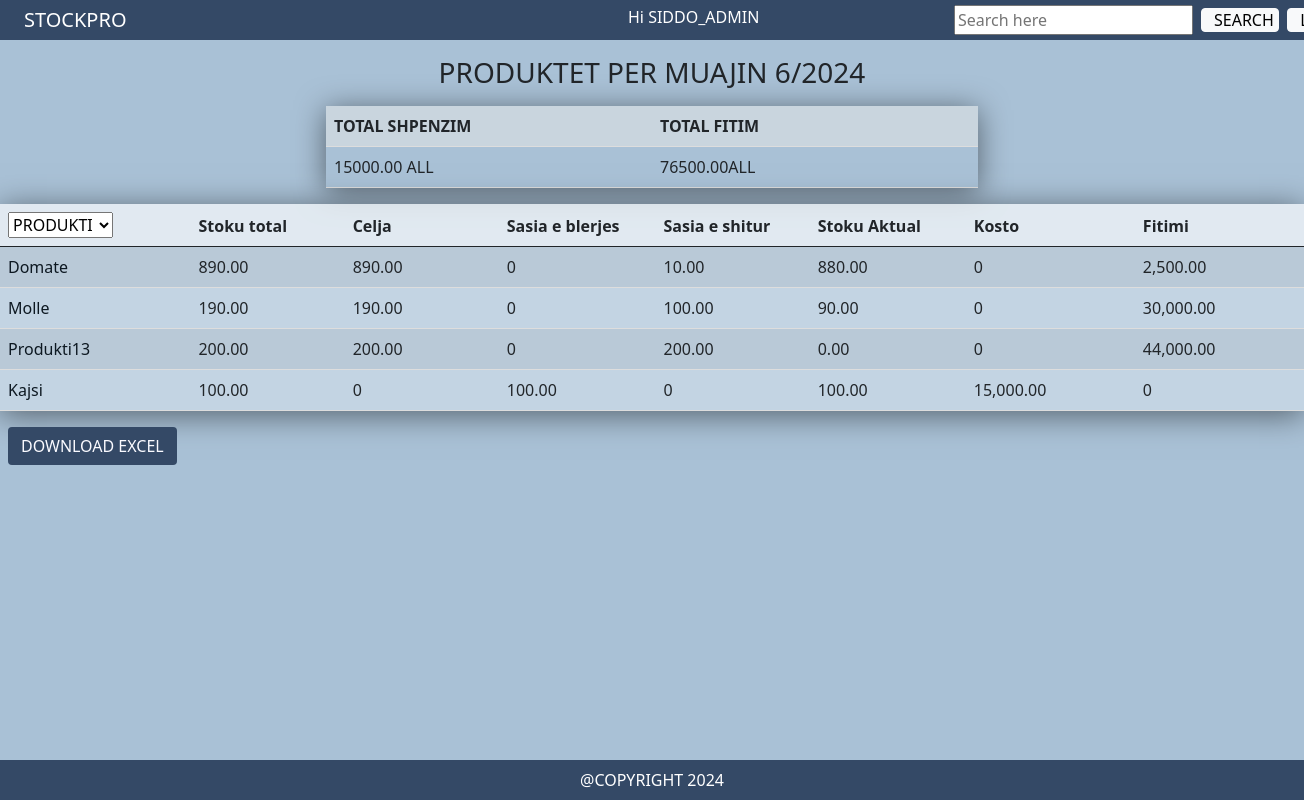
/product_list_current_month/ (signed in), run on the app's committed database.
### product/models.py (models this page shows, shortened)
class Product (models.Model):
    UNIT_CHOICES = [
        ('kg', 'Kilogram'),
        ('g', 'Gram'),
        ('L', 'Liter'),
        ('ml', 'Milliliter'),
        ('pcs', 'Cope'),
    ]
    name=models.CharField(max_length=255, unique=True)
    celja_quantity = models.DecimalField(default=0, decimal_places=2, max_digits=20, editable=False) #celja qe do llogaritet muaj per muaj
    actual_stock = models.DecimalField(default=0, decimal_places=2, max_digits=20) #stoku aktual per muajin aktual
    total_stock = models.DecimalField(default=0, decimal_places=2, max_digits=20) #stoku total per muajin e zgjedhur
    product_created_at = models.DateTimeField(auto_now_add=True) #kur eshte hedhur produkti ne sistem
    updated_at = models.DateTimeField(null=True, blank=True) #kur eshte bere ndonje ndryshim ne produkt (hedhje report, modifikim etj)
    notes = models.TextField (blank=True)  #momentalisht nuk jan editable
    created_by = models.ForeignKey(User, on_delete=models.PROTECT, null=True, related_name='created_products')
    last_modified_by = models.ForeignKey(User, on_delete=models.PROTECT, null=True)
    unit = models.CharField(max_length=10, choices=UNIT_CHOICES, default='kg')
    search_vector = SearchVectorField(null=True, editable = False)
    total_cost_per_product = models.DecimalField(max_digits=20, decimal_places=2, blank=True, null=True) #sa eshte shpenzuar per blerje per produktin e zgjedhur ne muajin e gjedhur
    total_revenue_per_product = models.DecimalField(max_digits=20, decimal_places=2, blank=True, null=True)#sa eshte gjeneruar fitim per produktin e zgjedhur ne muajin e gjedhur
    buys = models.DecimalField(max_digits=20, decimal_places=2, default=0) #sasia e blerjeve per produktin ne muajin e zgjedhur
    sales = models.DecimalField(max_digits=20, decimal_places=2, default=0)#sasia e shitjeve per produktin ne muajin e zgjedhur

### product/views.py (the view)
# urls.py: path('product_list_current_month/', views.product_list_current_month, name='product_list_current_month'),
@login_required
def product_list_current_month (request):
    current_year = datetime.now().year
    current_month = datetime.now().month
    daily_reports = DailyReport.objects.filter(
        created_at__year=current_year,
        created_at__month=current_month
    )
    products = Product.objects.filter(id__in=daily_reports.values_list('product', flat=True))
    for product in products:
        product.celja_quantity = calculate_celja(product.id, current_year, current_month)
        total_cost = 0
        total_revenue = 0
        buys = 0
        sales = 0
        for report in daily_reports.filter(product=product):
                if report.action == 'buy':
                        total_cost += report.cost
                        buys += report.quantity
                elif report.action == 'sale':
                        total_revenue += report.revenue
                        sales += report.quantity
        product.total_cost_per_product = total_cost
        product.total_revenue_per_product = total_revenue
        product.buys = buys
        product.sales = sales
        product.total_stock = product.celja_quantity + product.buys
        product.actual_stock = product.total_stock - product.sales
        product.save()
    return render(request, 'product/product_list_current_month.html', {
        'products': products,
        'current_year': current_year,
        'current_month': current_month,
    })

### product/views.py (called while the page is built)
def calculate_celja(product_id, year, month):
    product = Product.objects.get(pk=product_id)
    if month == 1:  # If the current month is January
        previous_month = 12  # Set the previous month to December
        previous_year = year - 1  # Set the previous year to the previous year
    else:
        previous_month = month - 1  # Set the previous month to the previous month
        previous_year = year  # Set the previous year to the current year
    if month == product.product_created_at.month and year == product.product_created_at.year:
        product.celja_quantity = 0
    else:
        total_stock, sales = get_total_stock_and_sales(product_id, previous_year, previous_month)
        product.celja_quantity = total_stock - sales
    product.save()
    return product.celja_quantity

def get_total_stock_and_sales(product_id, year, month):
    product = get_object_or_404(Product, pk=product_id)
    daily_reports = DailyReport.objects.filter(
        product=product,
        created_at__year=year,
        created_at__month=month
    )
    buys = 0
    sales = 0
    for report in daily_reports:
        if report.action == 'buy':
            buys += report.quantity
        else:
            sales += report.quantity
    if month == product.product_created_at.month and year == product.product_created_at.year:
        product.celja_quantity = 0
    else:
        product.celja_quantity = calculate_celja(product_id, year, month)
    product.buys = buys
    product.total_stock = buys + product.celja_quantity
    product.sales = sales
    product.actual_stock = product.total_stock - sales
    return product.total_stock, product.sales

### product/templates/product/product_list_current_month.html (shortened to what this page needs)
{% extends 'core/base.html' %}
{% load humanize %}
{% block content %}
<h3 class="d-flex justify-content-center mx-auto mt-3">PRODUKTET PER MUAJIN {{ current_month }}/{{ current_year }}</h3>
<table class="table table-striped table-hover w-50 mx-auto mt-3 custom-shadow " id="totals">
    <tr class="custom-row">
        <td><strong>TOTAL SHPENZIM</strong></td>
        <td><strong>TOTAL FITIM</strong></td>
    </tr>
    <tr>
        <td class="number"><span id="totalCost">0</span> ALL</td>
        <td class="number"><span id="totalRevenues">0</span>ALL</td>
    </tr>
</table>
<table class="table table-striped custom-bg custom-shadow" id="monthly_report">
    <thead class="custom-row">
        <th></th>
        <th >Stoku total</th>
        <th>Celja</th>
        <th>Sasia e blerjes</th>
        <th>Sasia e shitur</th>
        <th>Stoku Aktual</th>
        <th>Kosto</th>
        <th>Fitimi</th>
    </thead>
    {% for product in products %}
    <tr class="custom-hover">
        <td><a href="{% url 'product_details' product_id=product.id current_year=current_year current_month=current_month %}">{{ product.name }}</a></td>
        <td class="number">{{ product.total_stock|intcomma }}</td>
        <td class="number">{{ product.celja_quantity|intcomma }}</td>
        <td class="number">{{ product.buys|intcomma }}</td>
        <td class="number">{{ product.sales|intcomma }}</td>
        <td class="number">{{ product.actual_stock|intcomma }}</td>
        <td class="number">{{ product.total_cost_per_product|intcomma }}</td>
        <td class="number">{{ product.total_revenue_per_product|intcomma }}</td>
    </tr>
    {% endfor %}
</table>
<button onclick="submitForm()" class="btn blue-btn d-flex align-items-center mx-2">DOWNLOAD EXCEL</button>
{% endblock %}

### core/templates/core/base.html (shortened to what this page needs)
{% load static %}
<!DOCTYPE html>
<html lang="en">
<head>
    <link href="https://cdn.jsdelivr.net/npm/bootstrap@5.0.2/dist/css/bootstrap.min.css" rel="stylesheet">
    <link rel="stylesheet" href="https://code.jquery.com/ui/1.12.1/themes/base/jquery-ui.css">
    <link rel="stylesheet" href="{% static 'style.css' %}">
</head>
<body>
    <nav class="d-flex justify-content-between align-items-center custom-nav-bg" style="max-width: 100vw;">
        <div class="ms-4 text-white fs-5"><a href="{% url 'index' %}" class="text-decoration-none text-reset">STOCKPRO</a></div>
        <div class="d-flex justify-content-between w-50 me-4">
            {% if user.is_authenticated %}
            <div class="text-center text-white">Hi {{ user.username|upper }}</div>
            <div class="d-flex justify-content-between w-50">
            <form action="{% url 'search_results' %}" method="GET" class="d-flex align-items-center">
                <input type="text" name="q" id="search" placeholder="Search here">
                <button type="submit" class="btn btn-light d-flex align-items-center mx-2" style="height: 1.5rem;width: 6vw; ">SEARCH</button>
              </form>
            <form method="post" action="{% url 'logout' %}" class="d-flex align-items-center justify-content-center my-auto" style="height: 1.5rem;">
                <button type="submit" class="btn btn-light d-flex align-items-center text-center btn-hover" style="height: 1.5rem;">LOGOUT</button>
            </form>
            {% else %}
            <div class="ms-auto d-flex">
                <a href="{% url 'signup' %}" class="btn btn-light d-flex align-items-center btn-hover" style="height: 1.5rem;">REGISTER</a>
                <a href="{% url 'login' %}" class="btn btn-light mx-2 d-flex align-items-center btn-hover" style="height: 1.5rem;">LOGIN</a>
            </div>
            {% endif %}
        </div>
        </div>
    </nav>
    <main>
    {% block content %}
    {% endblock %}
    <br>
    </main>
    <br>
    <footer class="footer fixed-bottom custom-nav-bg text-white d-flex justify-content-center align-items-center"> @COPYRIGHT 2024 </footer>
</body>

### static/style.css (style rules this page uses)
html, body { max-width: 100vw; margin: 0; }
body { background-color: #a9c1d6; display: grid; grid-template-rows: auto 1fr auto; min-height: 100vh; }
a { text-decoration: none; color: #0D1821; }
main { grid-row: 2; }
.custom-nav-bg { background-color: #344966; height:5vh; }
.blue-btn { background-color: #344966; color: #FAFAFF; }
.custom-bg { background-color: rgba(255, 255, 255, 0.3); }
.custom-shadow { box-shadow: 0 4px 30px rgba(0, 0, 0, 0.5); }
.custom-row { background-color: rgba(255, 255, 255, 0.5); }

### product/templates/product/product_list_current_month.html (style rules this page uses)
table { border-collapse: collapse; width: 100%; }
th, td { padding: 8px; width: 25vw; text-align: left; border-bottom: 1px solid #ddd; }

### data on the page
Product: name "Domate", total_stock "890.00", celja_quantity "890.00", buys "0", sales "10.00", actual_stock "880.00", total_cost_per_product "0", total_revenue_per_product "2,500.00"
Product: name "Molle", total_stock "190.00", celja_quantity "190.00", buys "0", sales "100.00", actual_stock "90.00", total_cost_per_product "0", total_revenue_per_product "30,000.00"
Product: name "Produkti13", total_stock "200.00", celja_quantity "200.00", buys "0", sales "200.00", actual_stock "0.00", total_cost_per_product "0", total_revenue_per_product "44,000.00"
Product: name "Kajsi", total_stock "100.00", celja_quantity "0", buys "100.00", sales "0", actual_stock "100.00", total_cost_per_product "15,000.00", total_revenue_per_product "0"

### other printed values
{{ user.username|upper }} "SIDDO_ADMIN"
{{ current_month }} "6"
{{ current_year }} "2024"
